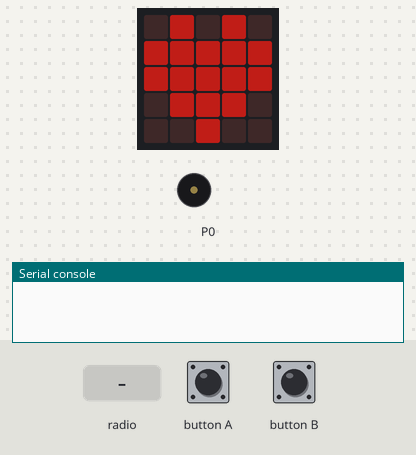
Simulated run of this program. Board: BBC micro:bit running MicroPython. On the bench: the board's 5×5 LED display, buzzer (waves = sounding), the last lines printed to the serial console. Inputs (shaded band) come from the test bench. Dim RGB values are drawn brighter than linear; no radio messages arrive unless stated (any console line starting 'radio sent:' is added by the test bench).

Above: at 1.8 s.
1.9 s: button B pressed for 0.15 s
At 2.43 s:
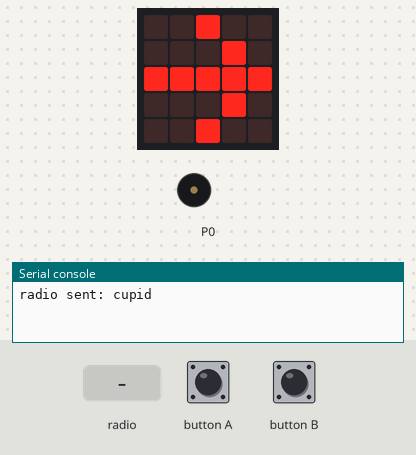
2.6 s: button A pressed for 0.15 s
3.3 s: button B pressed for 1 s
At 4.26 s:
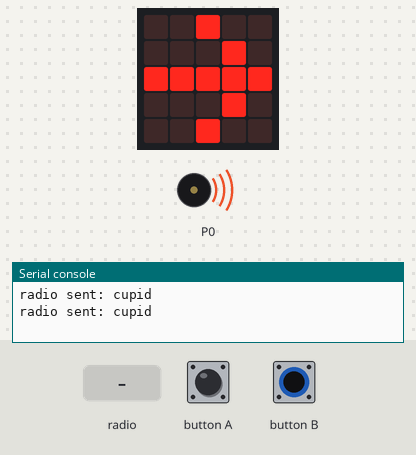
4.9 s: radio message "cupid" arrives
At 6.29 s:
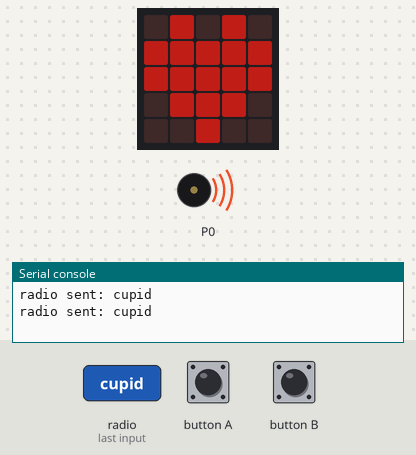
7.2 s: button A pressed for 1 s
At 8.2 s:
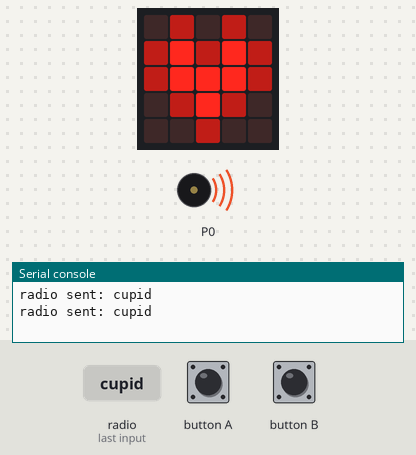
Timing chart, 0 to 9.8 s (numbered marks = the images above; inputs shaded):
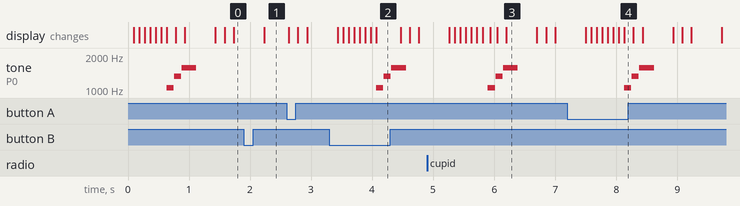

Measured:
- after the input at 1.9 s, the display: changes after 0.33 s (image 1)
- after the input at 3.3 s, the display: first differs from a run without the input after 0.77 s (image 2)
- after the input at 4.9 s, tone on P0: plays 1047 Hz for 0.12 s, 1319 Hz for 0.12 s, 1568 Hz for 0.24 s, starting after 1.0 s
- after the input at 7.2 s, tone on P0: plays 1047 Hz for 0.12 s, 1319 Hz for 0.12 s, 1568 Hz for 0.24 s, starting after 0.93 s
- by itself, tone on P0: plays 1047 Hz for 0.12 s, 1319 Hz for 0.12 s, 1568 Hz for 0.24 s
- what the display in image 3 shows lasts 0.5 s, from 6.2 s to 6.7 s

The program:

main.py
```python
# Beating Heart for the BBC micro:bit (MicroPython)
from microbit import *
import music
import radio

radio.on()

# Your designs! Each number is how bright that light is:
# 0 = off, 9 = brightest
HEART = Image("09090:"
              "99999:"
              "99999:"
              "09990:"
              "00900")

BEAT_IN = Image("03030:"     # the little heart in the
                "39393:"     # middle is bright...
                "39993:"
                "03930:"
                "00300")

BEAT_OUT = Image("09090:"    # ...then the ring
                 "93939:"    # around it
                 "93339:"
                 "09390:"
                 "00900")

def cupid():
    # The arrow flies along the middle row, through the heart
    for x in range(7):
        picture = HEART * 0.3            # a dim heart behind
        for i in range(3):               # the arrow is 3 lights long
            if 0 <= x - i <= 4:
                picture.set_pixel(x - i, 2, 9 - i * 3)
        display.show(picture)
        sleep(90)
    music.play(["C6:1", "E6:1", "G6:2"], wait=False)

cupid()
while True:
    display.show(BEAT_IN)
    sleep(150)
    display.show(BEAT_OUT)
    sleep(150)
    display.show(HEART * 0.3)
    sleep(500)

    if button_a.was_pressed():
        cupid()
    if button_b.was_pressed():
        radio.send("cupid")              # fire at a friend!
        display.show(Image.ARROW_E)
        sleep(400)
    if radio.receive() == "cupid":
        cupid()
```
